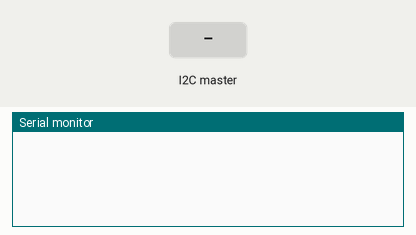
Simulated run of this sketch. Board: Arduino Uno, built with avr-gcc and run on an emulated ATmega328P. On the bench: the last lines printed to the serial monitor. The inputs (shaded band) are chosen by the test bench.

Above: at 1.2 s.
1.3 s: the I2C master sends the byte 1
At 2.5 s:
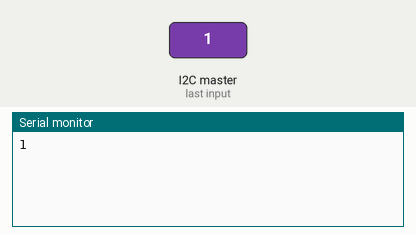
2.8 s: the I2C master sends the byte 0
At 3.9 s:
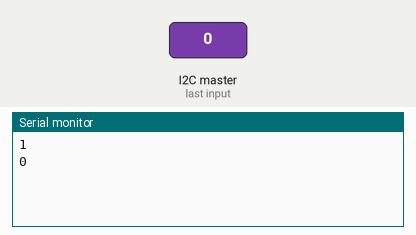

The sketch:

arduino_blood_pressure.ino
```cpp
#include <Wire.h>

uint32_t current_millis;
uint32_t prev_millis;

volatile byte XEEPROM[256] = {0x00, 0x00, 0x00, 0x00, 0x00, 0x00, 0x00, 0x00, 0x00, 0x00, 0x00, 0x00, 0x00, 0x00, 0x00, 0x00, 0x00, 0x00, 0x00, 0x00, 0x00, 0x00, 0x00, 0x00, 0x00, 0x00, 0x00, 0x9c, 0xb0, 0xc4, 0x54, 0xf0, 0x69, 0xca, 0xb3, 0x28, 0x84, 0xa5, 0xc1, 0x80, 0x53, 0x69, 0x0c, 0x38, 0x4f, 0x0c, 0x74, 0xa1, 0x5b, 0x8c, 0x71, 0x34, 0x30, 0x38, 0x30, 0x30, 0x38, 0x31, 0x35, 0x33, 0x31, 0x30, 0x35, 0x00, 0x12, 0x5a, 0x1e, 0xbd, 0x9e, 0x00, 0x00, 0x02, 0x82, 0x30, 0xaa, 0x10, 0xb7, 0x7f, 0x8d, 0x0a, 0xcb, 0x2e, 0xc1, 0xeb, 0x52, 0x20, 0xdc, 0x00, 0x03, 0x80, 0x00, 0x00, 0x00, 0x00, 0x00, 0x97, 0x55, 0x57, 0xfc, 0x00, 0x00, 0x00, 0x00, 0x47, 0x4d, 0x54, 0x00, 0x42, 0x53, 0x54, 0x00, 0x00, 0x00, 0x00, 0x00, 0x00, 0x00, 0x00, 0x00, 0x0a, 0x05, 0x00, 0x02, 0x03, 0x05, 0x00, 0x01, 0x00, 0x00, 0x00, 0x00, 0x00, 0x00, 0x00, 0x00, 0x00, 0x00, 0x00, 0x00, 0xc4, 0xff, 0xff, 0xff, 0x01, 0x00, 0x00, 0x00, 0x00, 0x00, 0x00, 0x00, 0x00, 0x00, 0x00, 0x00, 0x00, 0x00, 0x00, 0x00, 0x00, 0x00, 0x00, 0x00, 0x00, 0x00, 0x00, 0x00, 0x00, 0x00, 0x00, 0x00, 0x00, 0x00, 0x00, 0x00, 0x00, 0x00, 0x00, 0x00, 0x00, 0x00, 0x00, 0x00, 0x0a, 0x00, 0x00, 0x00, 0x02, 0x00, 0x00, 0x00, 0x68, 0xaa, 0xdd, 0x02, 0x46, 0x45, 0x8f, 0x8f, 0x78, 0x56, 0xbb, 0x69, 0x01, 0x04, 0x46, 0x45, 0x8f, 0x8f, 0x78, 0x56, 0xbb, 0x69, 0x01, 0x04, 0x46, 0x45, 0x8f, 0x8f, 0x78, 0x56, 0xbb, 0x69, 0x12, 0x03, 0x46, 0x45, 0x8f, 0x8f, 0x78, 0x56, 0xbb, 0x69, 0x02, 0x02, 0x46, 0x45, 0x8f, 0x8f, 0x78, 0x56, 0xbb, 0x69, 0x12, 0x02, 0x84, 0x79, 0x80, 0x00, 0x00, 0x00, 0x16, 0x01, 0x00, 0x00, 0x00 };
volatile byte rQ, rD;
volatile int data_count;
volatile int wrote;
volatile uint16_t count;
volatile uint8_t sys, dia, hr;

void setup()
{
  Serial.begin(115200);
  Wire.begin(0x50);
  Wire.onReceive(receiveEvent);
  Wire.onRequest(requestEvent);

  uint16_t counter = 0;
  while (counter <= 256)
  {
    XEEPROM[counter] = 0x00;
    counter++;
  }

}

void loop()
{
  current_millis = millis();

  if (current_millis - prev_millis > 5000)
  {
    prev_millis = current_millis;


    if (count == 0)
    {
      Serial.print(":::");
      Serial.print(data_count);
      Serial.print("  count--->");
      Serial.println(count);
    }
    else if (count == 35)
    {
      Serial.print("Blood Presure Data: ");
      Serial.print(sys);
      Serial.print("/");
      Serial.println(dia);
      Serial.println("");
    }
    else
    {
      Serial.println("error");
    }


    count = 0;
    //    uint16_t data_written = 0;
    //    while (data_written < 256)
    //    {
    //      Serial.print(data_written);
    //      Serial.print(": ");
    //      Serial.println(XEEPROM[data_written]);
    //      data_written++;
    //    }
  }
}

void requestEvent()
{
  //  //   Wire.receive();
  //  if (data_count == 1)
  //  {
  //    Wire.write(XEEPROM[rQ]);
  //  }
  //  //   rQ++;
}

void receiveEvent(int iData)
{
  data_count = iData;
  if ( iData > 0 )
  {
    while ( iData-- )
    {
      rQ = Wire.read();
      Serial.println(rQ);
      count++;

      if (count == 28)
      {
        sys = rQ;
      }
      if (count == 29)
      {
        dia = rQ;
      }
      if (count == 30)
      {
        hr = rQ;
      }

    }
  }
  //  if (data_count == 1)
  //  {
  //    rQ = Wire.read();
  //  }
  //  else if (data_count == 2)
  //  {
  //    rQ = Wire.read();
  //    rD = Wire.read();
  //    XEEPROM[rQ] = rD;
  //  }
}
```

Measured:
- after the input at 1.3 s, the serial monitor: prints a new line at once (image 1)
- after the input at 2.8 s, the serial monitor: prints a new line at once (image 2)
